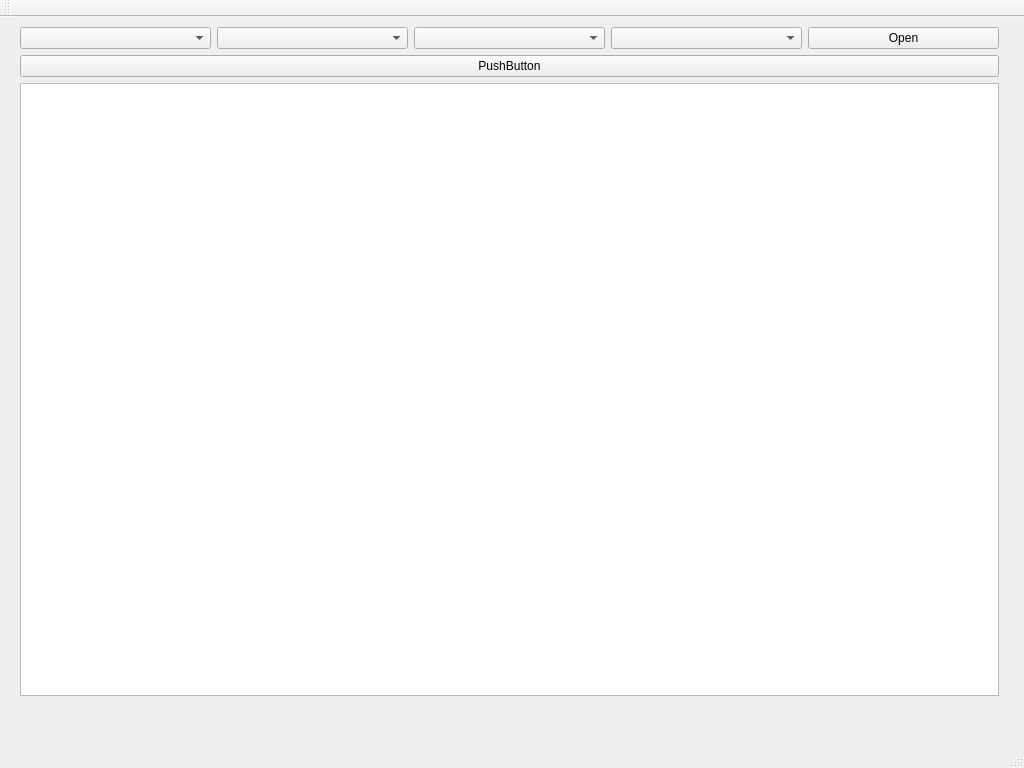
<?xml version="1.0" encoding="UTF-8"?>
<ui version="4.0">
 <class>MainWindow</class>
 <widget class="QMainWindow" name="MainWindow">
  <property name="geometry">
   <rect>
    <x>0</x>
    <y>0</y>
    <width>1024</width>
    <height>768</height>
   </rect>
  </property>
  <property name="sizePolicy">
   <sizepolicy hsizetype="Expanding" vsizetype="Expanding">
    <horstretch>0</horstretch>
    <verstretch>0</verstretch>
   </sizepolicy>
  </property>
  <property name="minimumSize">
   <size>
    <width>200</width>
    <height>200</height>
   </size>
  </property>
  <property name="windowTitle">
   <string>MainWindow</string>
  </property>
  <widget class="QWidget" name="centralWidget">
   <widget class="QWidget" name="gridLayoutWidget_2">
    <property name="geometry">
     <rect>
      <x>9</x>
      <y>-1</y>
      <width>1001</width>
      <height>691</height>
     </rect>
    </property>
    <layout class="QGridLayout" name="gridLayout_2">
     <item row="0" column="0">
      <layout class="QGridLayout" name="gridLayout">
       <item row="0" column="5">
        <widget class="QComboBox" name="comboBox_StopBits">
         <property name="sizeAdjustPolicy">
          <enum>QComboBox::AdjustToContents</enum>
         </property>
        </widget>
       </item>
       <item row="0" column="2">
        <widget class="QComboBox" name="comboBox_standardBaudRates">
         <property name="sizePolicy">
          <sizepolicy hsizetype="Preferred" vsizetype="Preferred">
           <horstretch>0</horstretch>
           <verstretch>0</verstretch>
          </sizepolicy>
         </property>
         <property name="maxVisibleItems">
          <number>5</number>
         </property>
         <property name="sizeAdjustPolicy">
          <enum>QComboBox::AdjustToContents</enum>
         </property>
        </widget>
       </item>
       <item row="0" column="3">
        <widget class="QComboBox" name="comboBox_Parity">
         <property name="sizeAdjustPolicy">
          <enum>QComboBox::AdjustToContents</enum>
         </property>
        </widget>
       </item>
       <item row="0" column="6">
        <widget class="QPushButton" name="pushButton_Connect">
         <property name="text">
          <string>Open</string>
         </property>
         <property name="checkable">
          <bool>true</bool>
         </property>
         <property name="checked">
          <bool>false</bool>
         </property>
        </widget>
       </item>
       <item row="0" column="1">
        <widget class="QComboBox" name="comboBox_availablePorts">
         <property name="sizePolicy">
          <sizepolicy hsizetype="Preferred" vsizetype="Preferred">
           <horstretch>0</horstretch>
           <verstretch>0</verstretch>
          </sizepolicy>
         </property>
         <property name="maxVisibleItems">
          <number>5</number>
         </property>
         <property name="sizeAdjustPolicy">
          <enum>QComboBox::AdjustToContents</enum>
         </property>
        </widget>
       </item>
      </layout>
     </item>
     <item row="3" column="0">
      <widget class="QTableWidget" name="tableWidget">
       <property name="sizeAdjustPolicy">
        <enum>QAbstractScrollArea::AdjustToContents</enum>
       </property>
      </widget>
     </item>
     <item row="1" column="0">
      <widget class="QPushButton" name="pushButton_send">
       <property name="text">
        <string>PushButton</string>
       </property>
      </widget>
     </item>
    </layout>
   </widget>
  </widget>
  <widget class="QMenuBar" name="menuBar">
   <property name="geometry">
    <rect>
     <x>0</x>
     <y>0</y>
     <width>1024</width>
     <height>32</height>
    </rect>
   </property>
  </widget>
  <widget class="QToolBar" name="mainToolBar">
   <attribute name="toolBarArea">
    <enum>TopToolBarArea</enum>
   </attribute>
   <attribute name="toolBarBreak">
    <bool>false</bool>
   </attribute>
  </widget>
  <widget class="QStatusBar" name="statusBar"/>
 </widget>
 <layoutdefault spacing="6" margin="11"/>
 <resources/>
 <connections/>
</ui>
